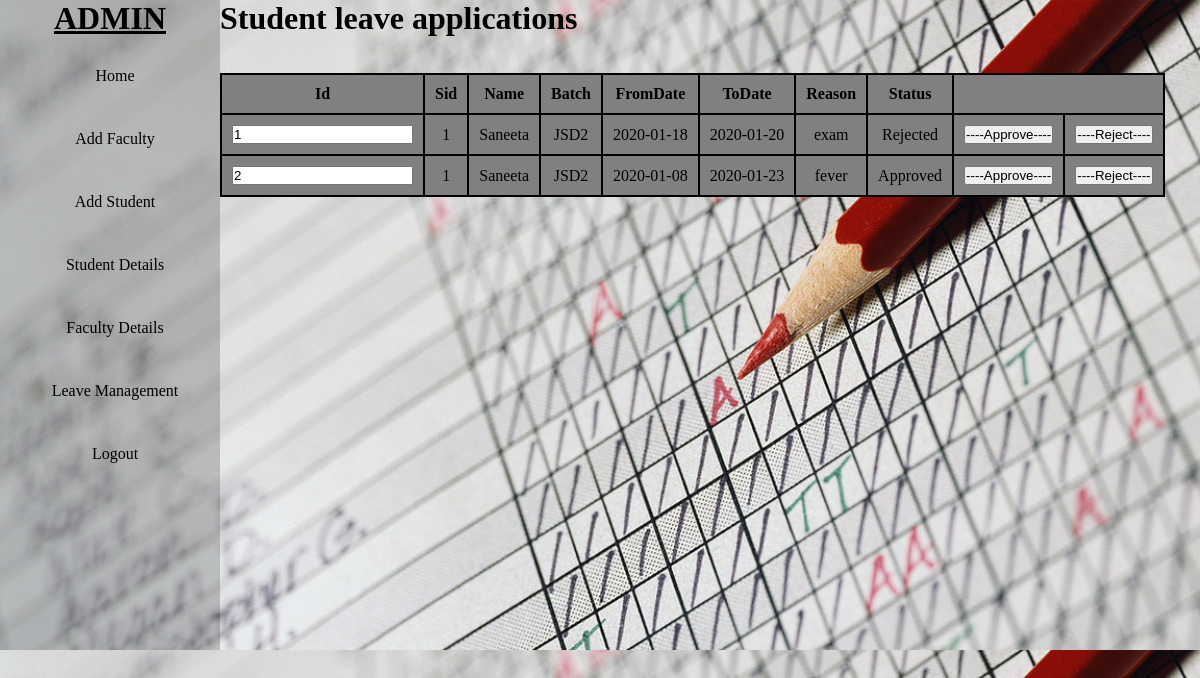
The app's page /stu_leave.php with its own data.
### tables this page shows
CREATE TABLE `leaves` (
  `Id` int(11) NOT NULL,
  `Sid` int(11) NOT NULL,
  `Name` varchar(30) NOT NULL,
  `Batch` varchar(30) NOT NULL,
  `Fromdate` date NOT NULL,
  `Todate` date NOT NULL,
  `Reason` varchar(30) NOT NULL,
  `Status` varchar(30) NOT NULL
);

### stu_leave.php (the view, shortened to what this page needs)
<!DOCTYPE html>
<html>
	<head>
		<link rel="stylesheet" href="css/style.css">
	</head>
	<body class="bi">
		<div class="display">
		<div class="navbar">
			<h1><u>ADMIN</u></h1>
			<ul>
				<li> <a href="adminhome.php">Home</a> </li>
				<li> <a href="faculty_signup.php">Add Faculty</a> </li>
				<li> <a href="student_signup.php">Add Student</a> </li>
				<li> <a href="#">Student Details</a>
				</li>
				<li> <a href="fac_details.php">Faculty Details</a></li>
				<li><a href="stu_leave.php">Leave Management</a></li>
				<li><a href="login.php">Logout</a></li>
			</ul>
			</div>
			<div>
				<h1>Student leave applications</h1><br><br>
				<table>
					<thead>
						<tr>
							<th>Id</th>
							<th>Sid</th>
							<th>Name</th>
							<th>Batch</th>
							<th>FromDate</th>
							<th>ToDate</th>
							<th>Reason</th>
							<th>Status</th>
						</tr>
					</thead>
						<tbody>
							<?php
									require_once 'connection.php';
									$sql="select * from leaves";
									$result=mysqli_query($conn,$sql);
									while($row=mysqli_fetch_assoc($result))
									{
								?>
							<tr>
							<form action="signup1.php" method="post">
								<td><input type="text" value=<?php echo $row['Id'];?> name="id" readonly></td>
								<td><?php echo $row['Sid'];?></td>
								<td><?php echo $row['Name'];?></td>
								<td><?php echo $row['Batch'];?></td>
								<td><?php echo $row['Fromdate'];?></td>
								<td><?php echo $row['Todate'];?></td>
								<td><?php echo $row['Reason'];?></td>
								<td><?php echo $row['Status'];?></td>
								<td><input type="submit" name="Approve" value="----Approve----"></td>
								<td><input type="submit" name="Reject" value="----Reject----"></td>
							</form>
							</tr>
									<?php
											}
										?>
						</tbody>
				</table><br><br>
			</div>
			</div>
	</body>
</html>

### css/style.css (style rules this page uses)
* { margin:0px; padding:0px; box-sizing:border-box; }
.bi { background-image:url("../img/3.jpg"); background-size:cover; }
.navbar { text-align:center; background-color:rgba(38, 39, 35, 0.233); width:220px; height:650px; }
.navbar ul { list-style:none; display:block; }
.navbar ul li { text-align:center; width:200px; padding:15px; margin:15px; border-radius: 10px; }
.navbar ul li a { text-decoration:none; color:black; }
.display { display: inline-flex; }

### stu_leave.php (style rules this page uses)
table,td,th { border: 2px solid black;border-collapse: collapse;background-color: grey;text-align: center;padding:10px; }

### records on screen
leaves: id "1", Sid "1", Name "Saneeta", Batch "JSD2", Fromdate "2020-01-18", Todate "2020-01-20", Reason "exam", Status "Rejected"
leaves: id "2", Sid "1", Name "Saneeta", Batch "JSD2", Fromdate "2020-01-08", Todate "2020-01-23", Reason "fever", Status "Approved"
